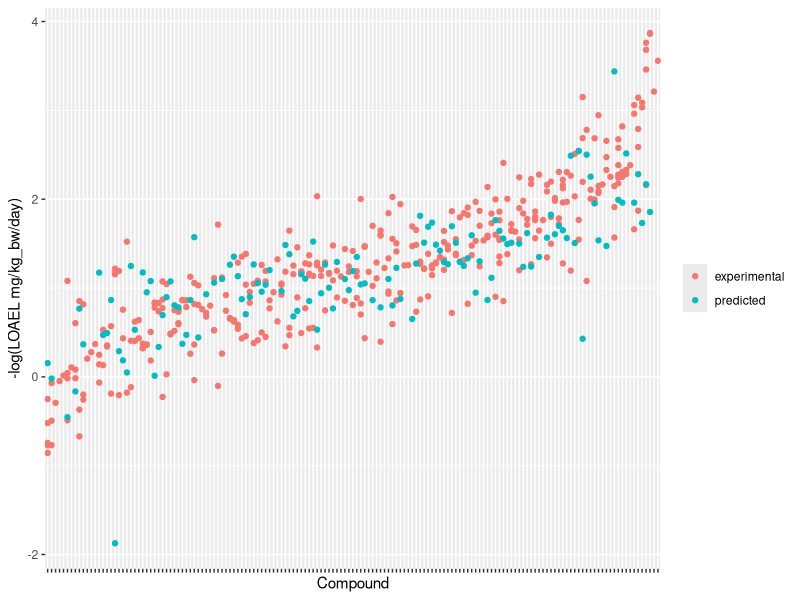

This chart was generated by the following R code:
#!/usr/bin/Rscript

library(ggplot2)

training = read.csv("data/training-test-predictions.csv",header=T)
test <- read.csv("data/test_log10.csv",header=T)
n = c("SMILES","LOAEL","Source")

data = data.frame(factor(test$SMILES),test$LOAEL,factor(test$Dataset))
names(data) = n
data$Type = "experimental"
comb = data.frame(factor(training$SMILES),training$LOAEL_predicted,factor(training$Dataset))
names(comb) = n
comb$Type = "predicted"
data = rbind(data,comb)
#data$LOAEL = -log(data$LOAEL)
data$SMILES <- reorder(data$SMILES,data$LOAEL)
#img <- ggplot(data, aes(SMILES,LOAEL,ymin = min(LOAEL), ymax=max(LOAEL),shape=Source,color=Type))
img <- ggplot(data, aes(SMILES,LOAEL,ymin = min(LOAEL), ymax=max(LOAEL),color=Type))
img <- img + ylab('-log(LOAEL mg/kg_bw/day)') + xlab('Compound') + theme(axis.text.x = element_blank()) + theme(legend.title=element_blank())
img <- img + geom_point()

ggsave(file='figures/test-prediction.pdf', plot=img,width=12, height=8)
